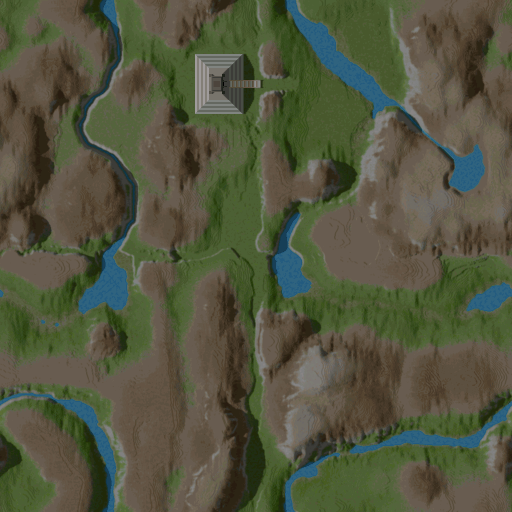
#> input picture engine/maps/gif/map0.color.gif, 1024 x 1024 px (shown at 1/2 size)
$ python compare_gif.py
#> lines starting #> are read from the running program, lines starting #| are printed output that depends on the picture
"""Compare reference and generated GIF maps for Comanche Voxel Space compatibility."""

from pathlib import Path
from typing import Any

import numpy as np
import pandas as pd
from numpy.typing import NDArray
from PIL import Image

REFERENCE_COLOR_PATH: Path = Path("../engine/maps/gif/map0.color.gif")
REFERENCE_HEIGHT_PATH: Path = Path("../engine/maps/gif/map0.height.gif")
GENERATED_COLOR_PATH: Path = Path("../assets/map0_color.gif")
GENERATED_HEIGHT_PATH: Path = Path("../assets/map0_height.gif")


def load_gif_arrays(gif_path: Path) -> tuple[str, NDArray[np.uint8], NDArray[np.uint8]]:
    """Load raw indexed/grayscale array and expanded RGB array from a GIF file.

    Parameters
    ----------
    gif_path : Path
        Path to the target ``.gif`` file.

    Returns
    -------
    tuple[str, NDArray[np.uint8], NDArray[np.uint8]]
        Tuple of ``(pil_mode, raw_array, rgb_array)`` where ``raw_array`` preserves
        palette indices (in ``"P"`` mode) and ``rgb_array`` has shape ``(H, W, 3)``.

    Examples
    --------
    >>> mode, raw, rgb = load_gif_arrays(Path("elev_raw.gif"))
    >>> rgb.ndim
    3

    Caveats
    -------
    Matplotlib's ``plt.imsave`` writes palette-indexed (``"P"``) GIFs. Inspecting
    ``raw_array`` reveals the actual 0-255 byte indices read by C engines that
    ignore the GIF color table.
    """
    with Image.open(gif_path) as img:
#> img is the input picture: PIL image 1024x1024 P; mean R, G, B, A 82.8, 85.5, 63.1, 255
        mode = img.mode
#> mode = 'P'
        raw_array = np.asarray(img, dtype=np.uint8)
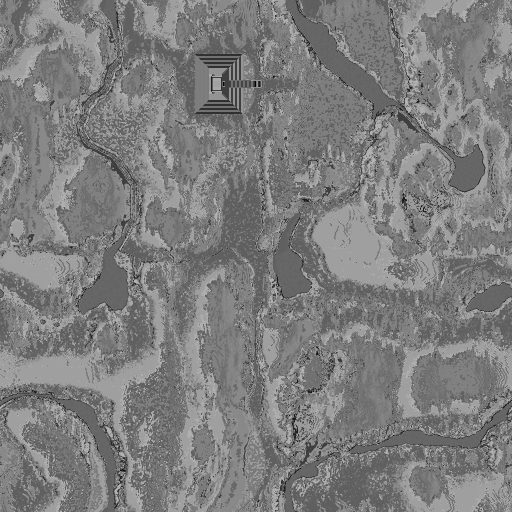
#> raw_array: shape (1024, 1024) (shown at 1/2 size); min 0, max 179, mean 125.7
        rgb_array = np.asarray(img.convert("RGB"), dtype=np.uint8)
    return mode, raw_array, rgb_array


def summarize_gif(label: str, gif_path: Path) -> dict[str, Any]:
    """Compute structural, palette, and pixel statistics for a GIF map.

    Parameters
    ----------
    label : str
        Identifier label for the map in the summary table.
    gif_path : Path
        Path to the ``.gif`` file to inspect.

    Returns
    -------
    dict[str, Any]
        Dictionary of summary metrics including shape, palette mode, unique colors,
        raw index bounds, RGB channel statistics, and luminance percentiles.

    Examples
    --------
    >>> stats = summarize_gif("gen_height", Path("elev_raw.gif"))
    >>> "raw_min" in stats
    True

    Caveats
    -------
    If a C voxel engine reads raw GIF raster bytes directly as height values without
    resolving the GIF palette, ``raw_min``/``raw_max`` and ``index_to_luma_corr``
    will expose scrambled elevation ordering.
    """
    mode, raw, rgb = load_gif_arrays(gif_path)
#> mode = 'P'
    luma = rgb.mean(axis=-1)
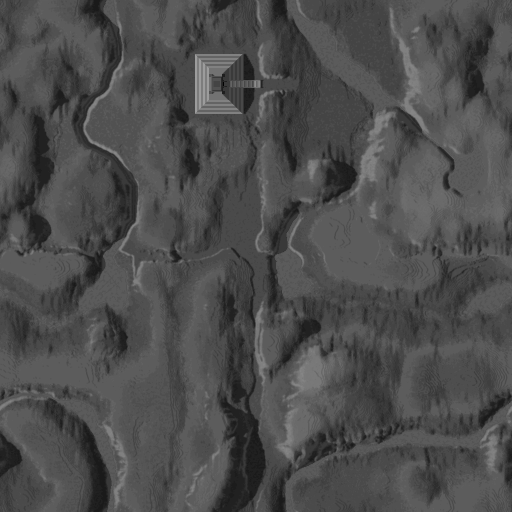
#> luma: shape (1024, 1024) float64 (shown at 1/2 size); min 0, max 156.3, mean 77.1
    flat_rgb = rgb.reshape(-1, 3)
    unique_colors = int(np.unique(flat_rgb, axis=0).shape[0])
#> unique_colors = 180

    # Correlation between raw palette index (0-255) and visual brightness
    if raw.ndim == 2 and np.std(raw) > 0 and np.std(luma) > 0:
        index_luma_corr = float(np.corrcoef(raw.ravel(), luma.ravel())[0, 1])
#> index_luma_corr = 0.0732
    else:
        index_luma_corr = float("nan")

    # Local spatial roughness (mean absolute pixel-to-pixel step)
    dx = np.abs(np.diff(luma, axis=1)).mean()
#> dx = 2.88
    dy = np.abs(np.diff(luma, axis=0)).mean()
#> dy = 2.12
    spatial_roughness = float(0.5 * (dx + dy))
#> spatial_roughness = 2.5

    return {
        "label": label,
        "file": gif_path.name,
        "mode": mode,
        "shape": f"{rgb.shape[0]}x{rgb.shape[1]}",
        "is_square_pow2": (
            rgb.shape[0] == rgb.shape[1] and (rgb.shape[0] & (rgb.shape[0] - 1) == 0)
        ),
        "unique_rgb_colors": unique_colors,
        "raw_min": int(raw.min()),
        "raw_max": int(raw.max()),
        "raw_mean": round(float(raw.mean()), 2),
        "raw_std": round(float(raw.std()), 2),
        "luma_min": round(float(luma.min()), 2),
        "luma_p05": round(float(np.percentile(luma, 5)), 2),
        "luma_median": round(float(np.median(luma)), 2),
        "luma_mean": round(float(luma.mean()), 2),
        "luma_p95": round(float(np.percentile(luma, 95)), 2),
        "luma_max": round(float(luma.max()), 2),
        "luma_std": round(float(luma.std()), 2),
        "pct_zero_luma": round(float((luma == 0).mean() * 100.0), 2),
        "pct_saturated_luma": round(float((luma >= 254).mean() * 100.0), 2),
        "index_to_luma_corr": round(index_luma_corr, 3),
        "spatial_roughness": round(spatial_roughness, 2),
    }


def compare_gif_maps(map_specs: list[tuple[str, Path]]) -> pd.DataFrame:
    """Build a side-by-side comparison DataFrame across multiple GIF files.

    Parameters
    ----------
    map_specs : list[tuple[str, Path]]
        Sequence of ``(label, gif_path)`` pairs to evaluate.

    Returns
    -------
    pd.DataFrame
        Transposed comparison table indexed by metric name.

    Examples
    --------
    >>> df = compare_gif_maps([("gen", Path("elev_raw.gif"))])
    >>> "mode" in df.index
    True
    """
    records = [summarize_gif(label, path) for label, path in map_specs]
    return pd.DataFrame(records).set_index("label").T


# --- Execution ---
MAP_FILES: list[tuple[str, Path]] = [
    ("ref_color", REFERENCE_COLOR_PATH),
    ("gen_color", GENERATED_COLOR_PATH),
    ("ref_height", REFERENCE_HEIGHT_PATH),
    ("gen_height", GENERATED_HEIGHT_PATH),
]

#> (the run stopped early here; a loop or call above may not have finished)
